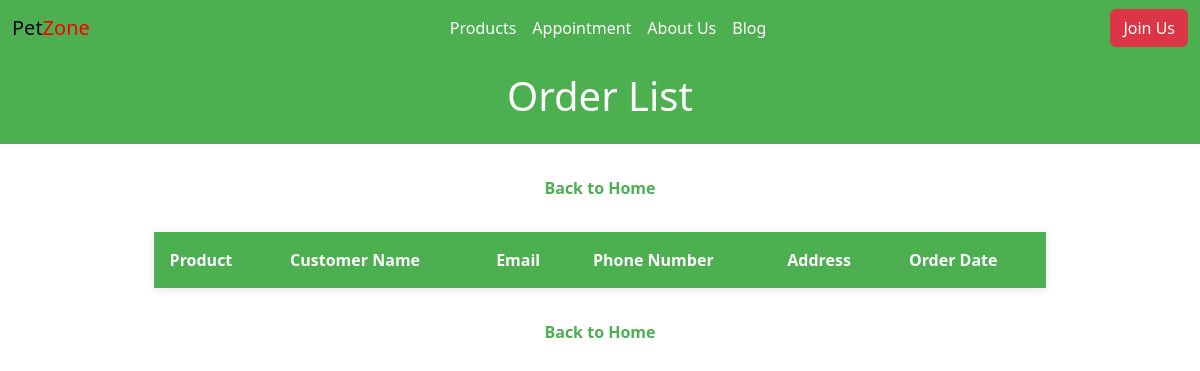
The app's page /products/products/orders/, older data.
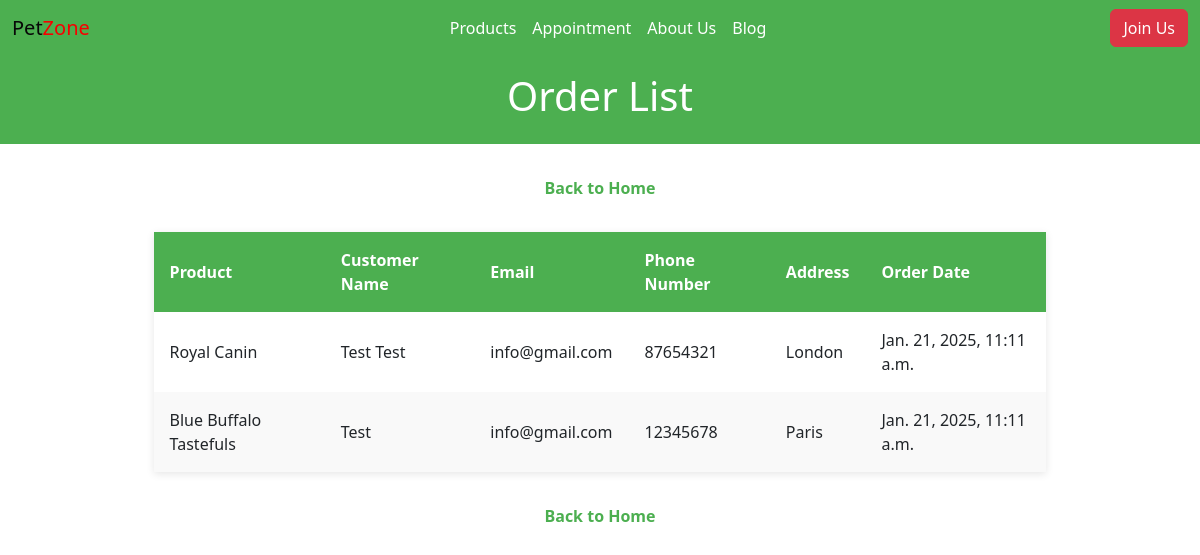
The same page, newer data.
### products/models.py (models this page shows, shortened)
class Orders(models.Model):
    id = models.UUIDField(primary_key=True, default=uuid.uuid4, editable=False)
    product = models.ForeignKey(Products,on_delete=models.DO_NOTHING)
    order_date = models.DateTimeField(auto_now_add=True)
    name = models.CharField(max_length=100)
    email = models.EmailField()
    phone = models.CharField(max_length=20)
    address = models.TextField()

class Products(models.Model):
    id = models.UUIDField(primary_key=True, default=uuid.uuid4, editable=False)
    animal_type = models.ForeignKey(AnimalType,on_delete=models.CASCADE)
    age_category = models.ForeignKey(AgeCategory,on_delete=models.DO_NOTHING)
    tag = models.ForeignKey(Tag, null=True ,blank=True,on_delete=models.DO_NOTHING)
    name = models.CharField(max_length=300)
    price = models.FloatField()
    description = models.TextField(blank=True)
    image = models.ImageField(upload_to='media', blank=True, null=True)

### products/views.py (the view)
# urls.py: path('products/orders/',views.orders,name='orders'),
def orders(request):
    template_name = 'products/orders.html'
    orders = Orders.objects.all().order_by('-order_date')
    context = {
        'orders': orders
    }
    return render(request, template_name, context)

### products/templates/products/orders.html (shortened to what this page needs)
<!DOCTYPE html>
{% load static %}
<html lang="en">
<head>
    <link rel="stylesheet" href="{% static 'css/order_list.css' %}" type="text/css">
    <link
    href="https://cdn.jsdelivr.net/npm/bootstrap@5.3.3/dist/css/bootstrap.min.css"
    rel="stylesheet"
  />
</head>
<body>
    {% include 'navbar.html' %}
    <header>
        <h1>Order List</h1>
    </header>
    <div class="back-button">
        <a href="{% url 'home-page' %}">Back to Home</a>
    </div>
    <div class="container">
        <table>
            <thead>
                <tr>
                    <th>Product</th>
                    <th>Customer Name</th>
                    <th>Email</th>
                    <th>Phone Number</th>
                    <th>Address</th>
                    <th>Order Date</th>
                </tr>
            </thead>
            <tbody>
                {% for order in orders %}
                    <tr>
                        <td>{{ order.product.name }}</td>
                        <td>{{ order.name }}</td>
                        <td>{{ order.email }}</td>
                        <td>{{ order.phone }}</td>
                        <td>{{ order.address }}</td>
                        <td>{{ order.order_date }}</td>
                    </tr>
                {% endfor %}
            </tbody>
        </table>
        <div class="back-button">
            <a href="{% url 'home-page' %}">Back to Home</a>
        </div>
    </div>
</body>
</html>

Row changes from the older to the newer data that the page shows:
added Orders: product.name "Royal Canin", name "Test Test", email "info@gmail.com", phone "87654321", address "London", order_date "Jan. 21, 2025, 11:11 a.m."
added Orders: product.name "Blue Buffalo Tastefuls", name "Test", email "info@gmail.com", phone "12345678", address "Paris", order_date "Jan. 21, 2025, 11:11 a.m."
